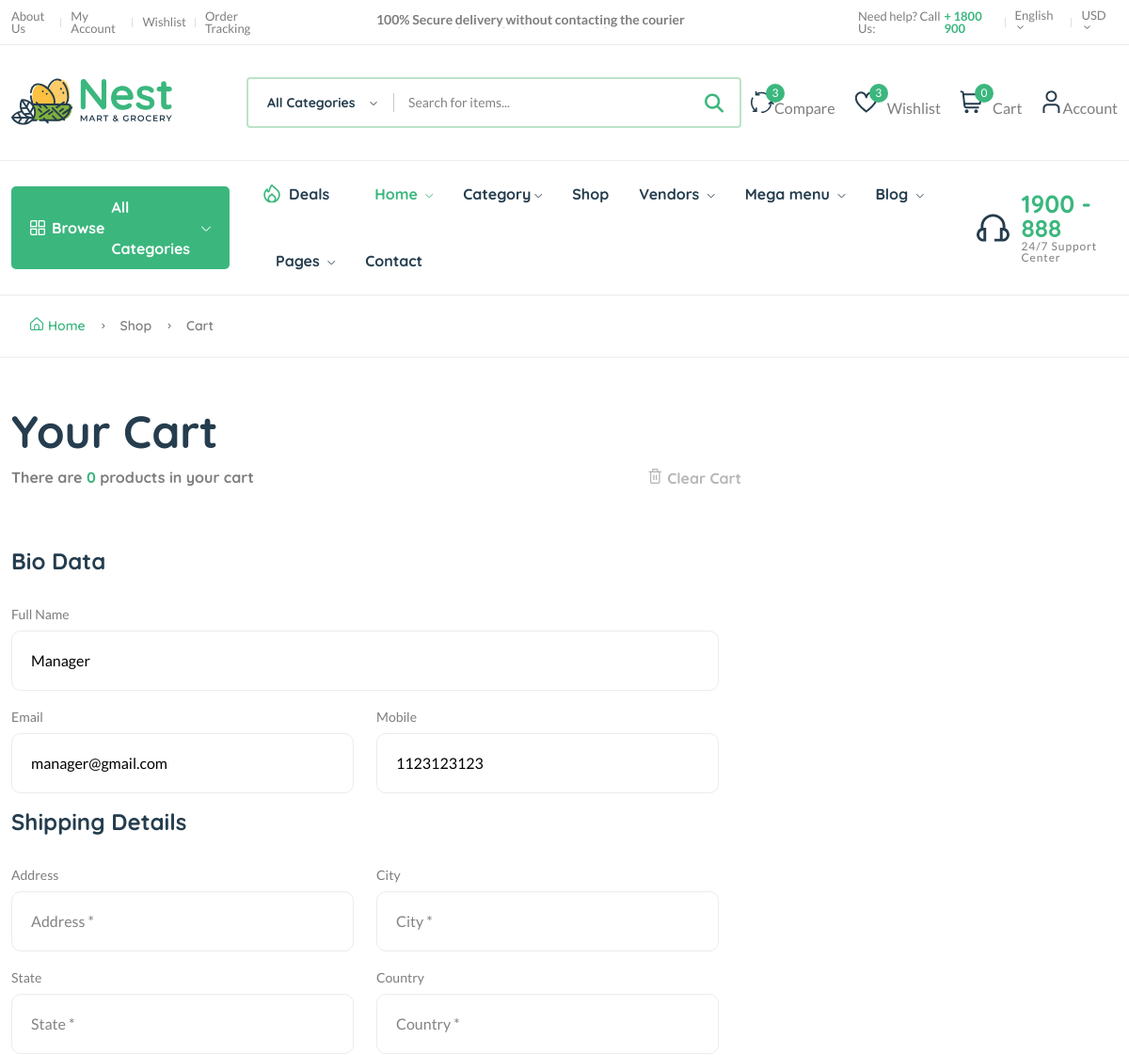
The app's page /cart/ (signed in, upper part), older data.
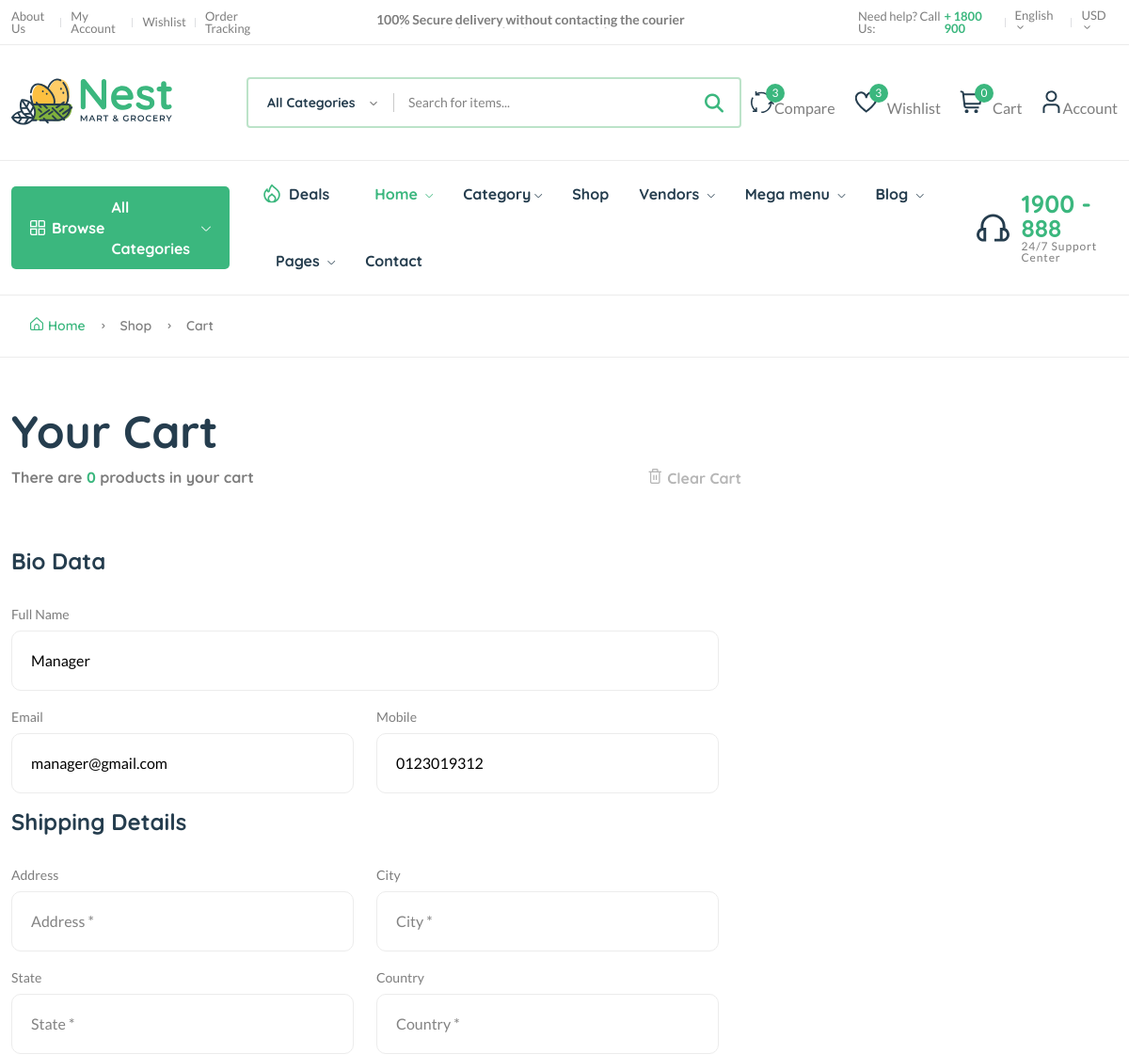
The same page, newer data.
### userauths/models.py (models this page shows, shortened)
class User(AbstractUser):
    email = models.EmailField(unique=True, null=False)
    username = models.CharField(max_length=255)
    bio = models.CharField(max_length=255)
    USERNAME_FIELD = "email"
    REQUIRED_FIELDS = ['username']

class Profile(models.Model):
    user = models.OneToOneField(User, on_delete=models.CASCADE)
    image = models.ImageField(upload_to="image", default="image/anonymous.webp")
    full_name = models.CharField(max_length=200)
    bio = models.CharField(max_length=200, null=True, blank=True)
    phone = models.CharField(max_length=200)
    verified = models.BooleanField(default=False)
    address = models.CharField(max_length=200, null=True, blank=True)
    country = models.CharField(max_length=200, null=True, blank=True)

### core/views.py (the view)
# urls.py: path("cart/", views.cart_view, name="cart"),
def cart_view(request):
    cart_total_amount = 0
    product_amount = 0
    cart_data = ""
    if "cart_data_object" in request.session:
        for pid, item in request.session["cart_data_object"].items():
            cart_total_amount += item['quantity'] * item['price']
        product_amount = len(request.session["cart_data_object"])
        cart_data = reversed(request.session["cart_data_object"].values())
    context = {
            'cart_total_amount': cart_total_amount,
            'cart_data': cart_data,
            'product_amount': product_amount,
    }
    return render(request, "core/cart.html", context)

### core/context_processors.py (called while the page is built)
def default(request):
    categories = Category.objects.all()
    vendors = Vendor.objects.all()
    min_max_price = Product.objects.aggregate(Min("price"), Max("price"))
    user_wishlist = []
    if request.user.is_authenticated:
        user_wishlist = [item.product.pid for item in WishList.objects.filter(user=request.user)]
    try:
        address = Address.objects.get(user=request.user)
    except:
        address = None
    return {
        'categories': categories,
        'vendors': vendors,
        'address': address,
        'min_max_price': min_max_price,
        'user_wishlist': user_wishlist,
    }

### templates/core/cart.html (shortened to what this page needs)
{% extends 'partials/base.html' %}
{% load static %}
{% load custom_tags%}
{% block content %}
    <main class="main">
        <div class="page-header breadcrumb-wrap">
            <div class="container">
                <div class="breadcrumb">
                    <a href="index.html" rel="nofollow"><i class="fi-rs-home mr-5"></i>Home</a>
                    <span></span> Shop
                    <span></span> Cart
                </div>
            </div>
        </div>
        <div class="container mb-80 mt-50">
            <div class="row">
                <div class="col-lg-8 mb-40">
                    <h1 class="heading-2 mb-10">Your Cart</h1>
                    <div class="d-flex justify-content-between">
                        <h6 class="text-body">There are <span class="text-brand" id="product-amount">{{product_amount}}</span> products in your cart</h6>
                        <h6 class="text-body"><a href="#" class="text-muted"><i class="fi-rs-trash mr-5"></i>Clear Cart</a></h6>
                    </div>
                </div>
            </div>
            <form action="{% url 'core:save-checkout-info' %}" method="POST">
            <div class="row">
                <div class="col-lg-8">
                    <div class="row mt-4">
                        <h4 class="mb-30">Bio Data</h4>
                        <div class="row">
                            <div class="form-group col-lg-12">
                                <label for="">Full Name</label>
                                <input type="text" required="" name="full_name" value="{{request.user.username|title}}" placeholder="Full Name *">
                            </div>
                            <div class="form-group col-lg-6">
                                <label for="">Email</label>
                                <input type="text" required="" name="email"  placeholder="Email *" value="{{request.user.email}}">
                            </div>
                            <div class="form-group col-lg-6">
                                <label for="">Mobile</label>
                                <input type="text" name="mobile" value="{{request.user.profile.phone}}" required="" placeholder="Mobile *">
                            </div>
                        </div>
                        <h4 class="mb-30">Shipping Details</h4>
                        <div class="row">
                            <div class="form-group col-lg-6">
                                <label for="">Address</label>
                                <input type="text" name="address" value="{{request.session.address}}" placeholder="Address *">
                            </div>
                            <div class="form-group col-lg-6">
                                <label for="">City</label>
                                <input type="text" name="city"  placeholder="City *" value="{{request.session.city}}">
                            </div>
                            <div class="form-group col-lg-6">
                                <label for="">State</label>
                                <input type="text" name="state" value="{{request.session.state}}" placeholder="State *">
                            </div>
                            <div class="form-group col-lg-6">
                                <label for="">Country</label>
                                <input type="text" name="country" value="{{request.session.country}}" placeholder="Country *">
                            </div>
                        </div>
                    </div>
                </div>
            </div>
            </form>
        </div>
    </main>
{% endblock %}

Row changes from the older to the newer data that the page shows:
changed through a linked row, User "Manager": mobile "1123123123" → "0123019312"
